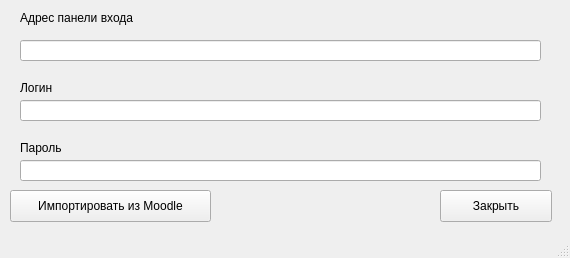
<?xml version="1.0" encoding="UTF-8"?>
<ui version="4.0">
 <class>MainWindow</class>
 <widget class="QMainWindow" name="MainWindow">
  <property name="geometry">
   <rect>
    <x>0</x>
    <y>0</y>
    <width>570</width>
    <height>258</height>
   </rect>
  </property>
  <property name="windowTitle">
   <string>MainWindow</string>
  </property>
  <widget class="QWidget" name="centralwidget">
   <widget class="QLabel" name="label">
    <property name="geometry">
     <rect>
      <x>20</x>
      <y>10</y>
      <width>221</width>
      <height>16</height>
     </rect>
    </property>
    <property name="text">
     <string>Адрес панели входа</string>
    </property>
   </widget>
   <widget class="QLineEdit" name="lineEdit">
    <property name="geometry">
     <rect>
      <x>20</x>
      <y>40</y>
      <width>521</width>
      <height>21</height>
     </rect>
    </property>
   </widget>
   <widget class="QLabel" name="label_2">
    <property name="geometry">
     <rect>
      <x>20</x>
      <y>80</y>
      <width>58</width>
      <height>16</height>
     </rect>
    </property>
    <property name="text">
     <string>Логин</string>
    </property>
   </widget>
   <widget class="QLineEdit" name="lineEdit_2">
    <property name="geometry">
     <rect>
      <x>20</x>
      <y>100</y>
      <width>521</width>
      <height>21</height>
     </rect>
    </property>
   </widget>
   <widget class="QLabel" name="label_3">
    <property name="geometry">
     <rect>
      <x>20</x>
      <y>140</y>
      <width>58</width>
      <height>16</height>
     </rect>
    </property>
    <property name="text">
     <string>Пароль</string>
    </property>
   </widget>
   <widget class="QLineEdit" name="lineEdit_3">
    <property name="geometry">
     <rect>
      <x>20</x>
      <y>160</y>
      <width>521</width>
      <height>21</height>
     </rect>
    </property>
   </widget>
   <widget class="QPushButton" name="pushButton">
    <property name="geometry">
     <rect>
      <x>10</x>
      <y>190</y>
      <width>201</width>
      <height>32</height>
     </rect>
    </property>
    <property name="text">
     <string>Импортировать из Moodle</string>
    </property>
   </widget>
   <widget class="QPushButton" name="pushButton_2">
    <property name="geometry">
     <rect>
      <x>440</x>
      <y>190</y>
      <width>112</width>
      <height>32</height>
     </rect>
    </property>
    <property name="text">
     <string>Закрыть</string>
    </property>
   </widget>
  </widget>
  <widget class="QStatusBar" name="statusbar"/>
 </widget>
 <resources/>
 <connections/>
</ui>
